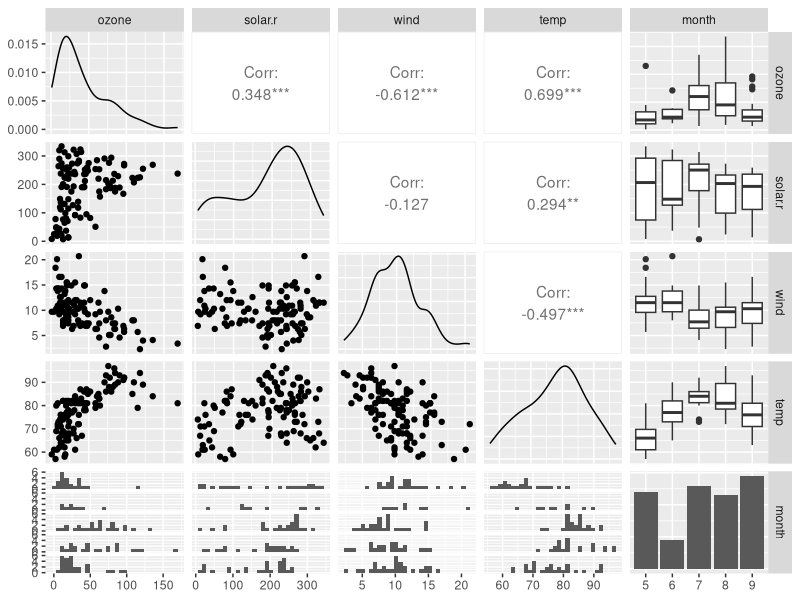

The R script that drew this image:
## ---- chunk 1
#| echo: true
#| results: "hide"
#| message: false
#| style:

library(tidyverse)
library(dplyr)
library(GGally)
## ---- chunk 2

colnames(airquality) <- tolower(colnames(airquality))

air <-
  airquality |>
  as_tibble() |>
  na.omit() |> 
  select(-day) |> 
  mutate(month = factor(month)) 


head(air)
## ---- chunk 3
#| message: false

ggpairs(air)
## ---- chunk 4

air_scaled <- air |> 
  mutate(across(c(temp, wind, solar.r), scale))

head(air_scaled)


## ---- chunk 5

model <- lm(ozone ~ temp + wind + solar.r + month, data = air_scaled)
## ---- chunk 6
summary(model)
## ---- chunk 7

predictions <- predict(model, newdata = air_scaled)
head(predictions)
